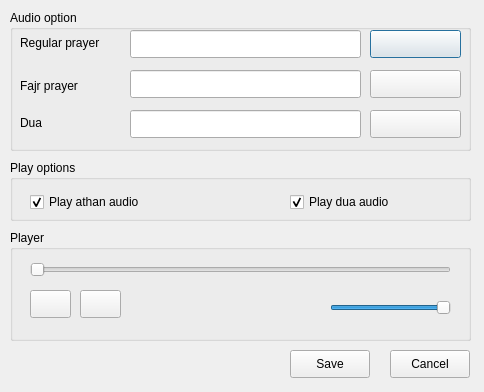
<ui version="4.0" >
 <class>Audio</class>
 <widget class="QDialog" name="Audio" >
  <property name="geometry" >
   <rect>
    <x>0</x>
    <y>0</y>
    <width>484</width>
    <height>392</height>
   </rect>
  </property>
  <property name="minimumSize" >
   <size>
    <width>484</width>
    <height>392</height>
   </size>
  </property>
  <property name="maximumSize" >
   <size>
    <width>484</width>
    <height>392</height>
   </size>
  </property>
  <property name="windowTitle" >
   <string>Qsalat - audio</string>
  </property>
  <widget class="QGroupBox" name="groupBox" >
   <property name="geometry" >
    <rect>
     <x>10</x>
     <y>10</y>
     <width>461</width>
     <height>141</height>
    </rect>
   </property>
   <property name="title" >
    <string>Audio option</string>
   </property>
   <widget class="QPushButton" name="prayerButton" >
    <property name="geometry" >
     <rect>
      <x>360</x>
      <y>20</y>
      <width>91</width>
      <height>28</height>
     </rect>
    </property>
    <property name="text" >
     <string/>
    </property>
   </widget>
   <widget class="QPushButton" name="fajrButton" >
    <property name="geometry" >
     <rect>
      <x>360</x>
      <y>60</y>
      <width>91</width>
      <height>28</height>
     </rect>
    </property>
    <property name="text" >
     <string/>
    </property>
   </widget>
   <widget class="QLineEdit" name="prayerLineEdit" >
    <property name="geometry" >
     <rect>
      <x>120</x>
      <y>20</y>
      <width>231</width>
      <height>28</height>
     </rect>
    </property>
   </widget>
   <widget class="QLineEdit" name="fajrLineEdit" >
    <property name="geometry" >
     <rect>
      <x>120</x>
      <y>60</y>
      <width>231</width>
      <height>28</height>
     </rect>
    </property>
   </widget>
   <widget class="QLabel" name="prayerLabel" >
    <property name="geometry" >
     <rect>
      <x>10</x>
      <y>17</y>
      <width>101</width>
      <height>31</height>
     </rect>
    </property>
    <property name="text" >
     <string>Regular prayer</string>
    </property>
   </widget>
   <widget class="QLabel" name="fajrLabel" >
    <property name="geometry" >
     <rect>
      <x>10</x>
      <y>60</y>
      <width>101</width>
      <height>31</height>
     </rect>
    </property>
    <property name="text" >
     <string>Fajr prayer</string>
    </property>
   </widget>
   <widget class="QPushButton" name="duaButton" >
    <property name="geometry" >
     <rect>
      <x>360</x>
      <y>100</y>
      <width>91</width>
      <height>28</height>
     </rect>
    </property>
    <property name="text" >
     <string/>
    </property>
   </widget>
   <widget class="QLineEdit" name="duaLineEdit" >
    <property name="geometry" >
     <rect>
      <x>120</x>
      <y>100</y>
      <width>231</width>
      <height>28</height>
     </rect>
    </property>
    <property name="text" >
     <string/>
    </property>
   </widget>
   <widget class="QLabel" name="duaLabel" >
    <property name="geometry" >
     <rect>
      <x>10</x>
      <y>97</y>
      <width>101</width>
      <height>31</height>
     </rect>
    </property>
    <property name="text" >
     <string>Dua</string>
    </property>
   </widget>
  </widget>
  <widget class="QGroupBox" name="groupBox_2" >
   <property name="geometry" >
    <rect>
     <x>10</x>
     <y>160</y>
     <width>461</width>
     <height>61</height>
    </rect>
   </property>
   <property name="title" >
    <string>Play options</string>
   </property>
   <widget class="QCheckBox" name="salatCheckBox" >
    <property name="geometry" >
     <rect>
      <x>20</x>
      <y>30</y>
      <width>191</width>
      <height>24</height>
     </rect>
    </property>
    <property name="text" >
     <string>Play athan audio</string>
    </property>
    <property name="checked" >
     <bool>true</bool>
    </property>
   </widget>
   <widget class="QCheckBox" name="duaCheckBox" >
    <property name="geometry" >
     <rect>
      <x>280</x>
      <y>30</y>
      <width>171</width>
      <height>24</height>
     </rect>
    </property>
    <property name="text" >
     <string>Play dua audio</string>
    </property>
    <property name="checked" >
     <bool>true</bool>
    </property>
   </widget>
  </widget>
  <widget class="QGroupBox" name="groupBox_3" >
   <property name="geometry" >
    <rect>
     <x>10</x>
     <y>230</y>
     <width>461</width>
     <height>111</height>
    </rect>
   </property>
   <property name="title" >
    <string>Player</string>
   </property>
   <widget class="QSlider" name="playSlider" >
    <property name="geometry" >
     <rect>
      <x>20</x>
      <y>30</y>
      <width>421</width>
      <height>20</height>
     </rect>
    </property>
    <property name="orientation" >
     <enum>Qt::Horizontal</enum>
    </property>
   </widget>
   <widget class="QPushButton" name="playButton" >
    <property name="geometry" >
     <rect>
      <x>20</x>
      <y>60</y>
      <width>41</width>
      <height>28</height>
     </rect>
    </property>
    <property name="text" >
     <string/>
    </property>
   </widget>
   <widget class="QPushButton" name="stopButton" >
    <property name="geometry" >
     <rect>
      <x>70</x>
      <y>60</y>
      <width>41</width>
      <height>28</height>
     </rect>
    </property>
    <property name="text" >
     <string/>
    </property>
   </widget>
   <widget class="QSlider" name="volumeSlider" >
    <property name="geometry" >
     <rect>
      <x>320</x>
      <y>70</y>
      <width>121</width>
      <height>16</height>
     </rect>
    </property>
    <property name="value" >
     <number>99</number>
    </property>
    <property name="orientation" >
     <enum>Qt::Horizontal</enum>
    </property>
   </widget>
   <widget class="QLabel" name="volumeLabel" >
    <property name="geometry" >
     <rect>
      <x>290</x>
      <y>69</y>
      <width>31</width>
      <height>16</height>
     </rect>
    </property>
    <property name="text" >
     <string/>
    </property>
   </widget>
  </widget>
  <widget class="QPushButton" name="cancelButton" >
   <property name="geometry" >
    <rect>
     <x>390</x>
     <y>350</y>
     <width>80</width>
     <height>28</height>
    </rect>
   </property>
   <property name="text" >
    <string>Cancel</string>
   </property>
  </widget>
  <widget class="QPushButton" name="saveButton" >
   <property name="geometry" >
    <rect>
     <x>290</x>
     <y>350</y>
     <width>80</width>
     <height>28</height>
    </rect>
   </property>
   <property name="text" >
    <string>Save</string>
   </property>
  </widget>
 </widget>
 <resources/>
 <connections/>
</ui>
